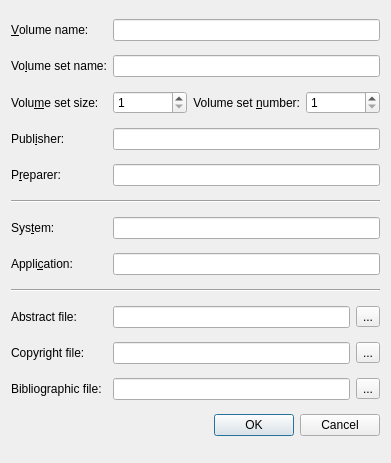
<?xml version="1.0" encoding="UTF-8"?>
<ui version="4.0">
 <author>Sebastian Trueg</author>
 <class>base_K3bDataVolumeDescDialog</class>
 <widget class="QDialog" name="base_K3bDataVolumeDescDialog">
  <property name="geometry">
   <rect>
    <x>0</x>
    <y>0</y>
    <width>391</width>
    <height>463</height>
   </rect>
  </property>
  <property name="windowTitle">
   <string>Volume Descriptor</string>
  </property>
  <layout class="QGridLayout">
   <item row="11" column="0">
    <widget class="QLabel" name="textLabel3">
     <property name="text">
      <string>Bibliographic file:</string>
     </property>
     <property name="wordWrap">
      <bool>false</bool>
     </property>
    </widget>
   </item>
   <item row="7" column="0">
    <widget class="QLabel" name="TextLabel6">
     <property name="text">
      <string>Appli&amp;cation:</string>
     </property>
     <property name="wordWrap">
      <bool>false</bool>
     </property>
     <property name="buddy">
      <cstring>m_editApplication</cstring>
     </property>
    </widget>
   </item>
   <item row="0" column="1">
    <widget class="QLineEdit" name="m_editVolumeName">
     <property name="maxLength">
      <number>32</number>
     </property>
    </widget>
   </item>
   <item row="2" column="0">
    <widget class="QLabel" name="textLabel1">
     <property name="text">
      <string>Volu&amp;me set size:</string>
     </property>
     <property name="wordWrap">
      <bool>false</bool>
     </property>
     <property name="buddy">
      <cstring>m_spinVolumeSetSize</cstring>
     </property>
    </widget>
   </item>
   <item row="5" column="0" colspan="2">
    <widget class="Line" name="line1">
     <property name="frameShape">
      <enum>QFrame::HLine</enum>
     </property>
     <property name="frameShadow">
      <enum>QFrame::Sunken</enum>
     </property>
    </widget>
   </item>
   <item row="8" column="0" colspan="2">
    <widget class="Line" name="line1_2">
     <property name="frameShape">
      <enum>QFrame::HLine</enum>
     </property>
     <property name="frameShadow">
      <enum>QFrame::Sunken</enum>
     </property>
    </widget>
   </item>
   <item row="3" column="0">
    <widget class="QLabel" name="TextLabel3">
     <property name="text">
      <string>Publ&amp;isher:</string>
     </property>
     <property name="wordWrap">
      <bool>false</bool>
     </property>
     <property name="buddy">
      <cstring>m_editPublisher</cstring>
     </property>
    </widget>
   </item>
   <item row="10" column="0">
    <widget class="QLabel" name="textLabel2_2">
     <property name="text">
      <string>Copyright file:</string>
     </property>
     <property name="wordWrap">
      <bool>false</bool>
     </property>
    </widget>
   </item>
   <item row="7" column="1">
    <widget class="QLineEdit" name="m_editApplication">
     <property name="maxLength">
      <number>128</number>
     </property>
    </widget>
   </item>
   <item row="4" column="1">
    <widget class="QLineEdit" name="m_editPreparer">
     <property name="maxLength">
      <number>128</number>
     </property>
    </widget>
   </item>
   <item row="0" column="0">
    <widget class="QLabel" name="TextLabel1">
     <property name="text">
      <string>&amp;Volume name:</string>
     </property>
     <property name="wordWrap">
      <bool>false</bool>
     </property>
     <property name="buddy">
      <cstring>m_editVolumeName</cstring>
     </property>
    </widget>
   </item>
   <item row="1" column="0">
    <widget class="QLabel" name="TextLabel2">
     <property name="text">
      <string>Vo&amp;lume set name:</string>
     </property>
     <property name="wordWrap">
      <bool>false</bool>
     </property>
     <property name="buddy">
      <cstring>m_editVolumeSetName</cstring>
     </property>
    </widget>
   </item>
   <item row="11" column="1">
    <layout class="QHBoxLayout">
     <item>
      <widget class="QLineEdit" name="m_editBiblio">
       <property name="maxLength">
        <number>37</number>
       </property>
      </widget>
     </item>
     <item>
      <widget class="QToolButton" name="m_buttonFindBiblio">
       <property name="toolTip">
        <string>Select a bibliographic file from the project</string>
       </property>
       <property name="text">
        <string>...</string>
       </property>
      </widget>
     </item>
    </layout>
   </item>
   <item row="4" column="0">
    <widget class="QLabel" name="TextLabel4">
     <property name="text">
      <string>P&amp;reparer:</string>
     </property>
     <property name="wordWrap">
      <bool>false</bool>
     </property>
     <property name="buddy">
      <cstring>m_editPreparer</cstring>
     </property>
    </widget>
   </item>
   <item row="9" column="1">
    <layout class="QHBoxLayout">
     <item>
      <widget class="QLineEdit" name="m_editAbstract">
       <property name="maxLength">
        <number>37</number>
       </property>
      </widget>
     </item>
     <item>
      <widget class="QToolButton" name="m_buttonFindAbstract">
       <property name="toolTip">
        <string>Select an abstract file from the project</string>
       </property>
       <property name="text">
        <string>...</string>
       </property>
      </widget>
     </item>
    </layout>
   </item>
   <item row="9" column="0">
    <widget class="QLabel" name="textLabel1_2">
     <property name="text">
      <string>Abstract file:</string>
     </property>
     <property name="wordWrap">
      <bool>false</bool>
     </property>
    </widget>
   </item>
   <item row="12" column="0" colspan="2">
    <widget class="QDialogButtonBox" name="m_buttonBox">
     <property name="standardButtons">
      <set>QDialogButtonBox::Cancel|QDialogButtonBox::Ok</set>
     </property>
    </widget>
   </item>
   <item row="10" column="1">
    <layout class="QHBoxLayout">
     <item>
      <widget class="QLineEdit" name="m_editCopyright">
       <property name="maxLength">
        <number>37</number>
       </property>
      </widget>
     </item>
     <item>
      <widget class="QToolButton" name="m_buttonFindCopyright">
       <property name="toolTip">
        <string>Select a copyright file from the project</string>
       </property>
       <property name="text">
        <string>...</string>
       </property>
      </widget>
     </item>
    </layout>
   </item>
   <item row="2" column="1">
    <layout class="QHBoxLayout">
     <item>
      <widget class="QSpinBox" name="m_spinVolumeSetSize">
       <property name="specialValueText">
        <string/>
       </property>
       <property name="minimum">
        <number>1</number>
       </property>
       <property name="value">
        <number>1</number>
       </property>
      </widget>
     </item>
     <item>
      <widget class="QLabel" name="textLabel2">
       <property name="text">
        <string>Volume set &amp;number:</string>
       </property>
       <property name="alignment">
        <set>Qt::AlignRight|Qt::AlignTrailing|Qt::AlignVCenter</set>
       </property>
       <property name="wordWrap">
        <bool>false</bool>
       </property>
       <property name="buddy">
        <cstring>m_spinVolumeSetNumber</cstring>
       </property>
      </widget>
     </item>
     <item>
      <widget class="QSpinBox" name="m_spinVolumeSetNumber">
       <property name="specialValueText">
        <string/>
       </property>
       <property name="minimum">
        <number>1</number>
       </property>
       <property name="maximum">
        <number>2</number>
       </property>
       <property name="value">
        <number>1</number>
       </property>
      </widget>
     </item>
    </layout>
   </item>
   <item row="1" column="1">
    <widget class="QLineEdit" name="m_editVolumeSetName">
     <property name="maxLength">
      <number>128</number>
     </property>
    </widget>
   </item>
   <item row="3" column="1">
    <widget class="QLineEdit" name="m_editPublisher">
     <property name="maxLength">
      <number>128</number>
     </property>
    </widget>
   </item>
   <item row="6" column="0">
    <widget class="QLabel" name="TextLabel5">
     <property name="text">
      <string>Sys&amp;tem:</string>
     </property>
     <property name="wordWrap">
      <bool>false</bool>
     </property>
     <property name="buddy">
      <cstring>m_editSystem</cstring>
     </property>
    </widget>
   </item>
   <item row="6" column="1">
    <widget class="QLineEdit" name="m_editSystem">
     <property name="maxLength">
      <number>32</number>
     </property>
    </widget>
   </item>
  </layout>
 </widget>
 <tabstops>
  <tabstop>m_editVolumeName</tabstop>
  <tabstop>m_editVolumeSetName</tabstop>
  <tabstop>m_spinVolumeSetSize</tabstop>
  <tabstop>m_spinVolumeSetNumber</tabstop>
  <tabstop>m_editPublisher</tabstop>
  <tabstop>m_editPreparer</tabstop>
  <tabstop>m_editSystem</tabstop>
  <tabstop>m_editApplication</tabstop>
  <tabstop>m_editAbstract</tabstop>
  <tabstop>m_buttonFindAbstract</tabstop>
  <tabstop>m_editCopyright</tabstop>
  <tabstop>m_buttonFindCopyright</tabstop>
  <tabstop>m_editBiblio</tabstop>
  <tabstop>m_buttonFindBiblio</tabstop>
 </tabstops>
 <resources/>
 <connections>
  <connection>
   <sender>m_buttonBox</sender>
   <signal>accepted()</signal>
   <receiver>base_K3bDataVolumeDescDialog</receiver>
   <slot>accept()</slot>
   <hints>
    <hint type="sourcelabel">
     <x>210</x>
     <y>516</y>
    </hint>
    <hint type="destinationlabel">
     <x>210</x>
     <y>265</y>
    </hint>
   </hints>
  </connection>
  <connection>
   <sender>m_buttonBox</sender>
   <signal>rejected()</signal>
   <receiver>base_K3bDataVolumeDescDialog</receiver>
   <slot>reject()</slot>
   <hints>
    <hint type="sourcelabel">
     <x>210</x>
     <y>516</y>
    </hint>
    <hint type="destinationlabel">
     <x>210</x>
     <y>265</y>
    </hint>
   </hints>
  </connection>
 </connections>
</ui>
